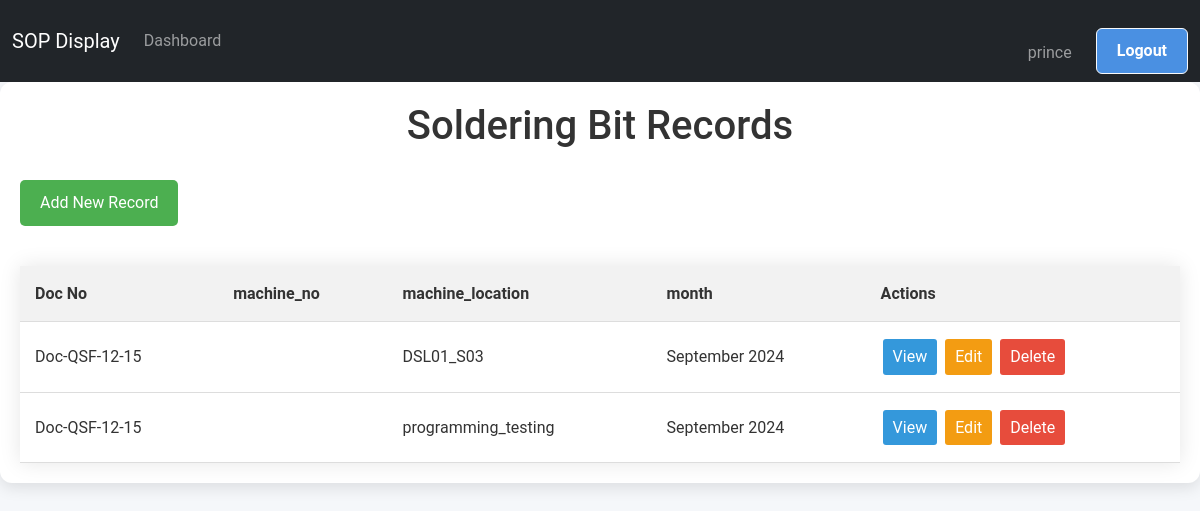
Screenshot of /screen/soldering/list/ (signed in) with the database file from the repository.
### screen_app/models.py (models this page shows, shortened)
class SolderingBitRecord(models.Model):
    PART_CHOICES = (
        ('tsc_01', 'TSC 01'),
        ('tsc_02', 'TSC 02'),
        ('tsc_04', 'TSC 04'),
        ('tsc_05', 'TSC 05'),
        ('tsc_09', 'TSC 09'),
        ('ebe_01', 'EBE 01'),
        ('csl_01', 'CSL 01'),
        ('dtr_03', 'DTR 03'),
        ('dtr_05', 'DTR 05'),
    )
    MACHINE_CHOICES = (
        ('M1', 'Machine 1'),
        ('M2', 'Machine 2'),
        ('M3', 'Machine 3'),
    )
    LOCATION_CHOICES = (
        ('visual_inspection', 'Visual Inspection'),
        ('programming_testing', 'Programming & Testing'),
        ('function_testing', 'Function Testing'),
        ('adhesive_application', 'Adhesive Application'),
        ('conformal_coating', 'Conformal Coating'),
        ('housing', 'Housing'),
        ('e90fl', 'E90FL'),
        ('dr_beck_epoxy', 'Dr. Beck Epoxy'),
        ('final_testing', 'Final Testing'),
    )
    TICK_CHOICES_Mark = [
        ('✔', 'OK'),
        ('✘', 'Not OK'),
        ('', 'Not Checked'),
    ]
    TICK_CHOICES = [
        ('20d', '20D'),
        ('30d', '30D'),
    ]
    station = models.CharField(max_length=100, default='DSL01_S01')
    doc_number = models.CharField(max_length=50, verbose_name="Doc. No.", default='Doc-QSF-12-15', blank=True)
    part_name = models.CharField(max_length=100, choices=PART_CHOICES)
    machine_no = models.ForeignKey(MachineLocation, on_delete=models.CASCADE, verbose_name="Process/Operation")
    machine_location = models.CharField(max_length=150,choices=STATION_CHOICES)
    month = models.DateField(default=timezone.now, blank=True)
    time = models.TimeField(default=timezone.now, blank=True)
    operator_name = models.ForeignKey(User, on_delete=models.CASCADE, blank=True, null=True)
    soldering_points_per_part = models.IntegerField(default=10)
    bit_size = models.CharField(max_length=50, choices=TICK_CHOICES)
    date = models.DateField(default=timezone.now, blank=True)
    produce_quantity_shift_a = models.IntegerField(verbose_name="Produce Quantity Shift A")
    produce_quantity_shift_b = models.IntegerField(verbose_name="Produce Quantity Shift B")
    total_quantity = models.IntegerField(verbose_name="Total Quantity (Both shifts)", default=500)
    total_soldering_points = models.IntegerField(verbose_name="Total Soldering points/day", default=500)
    bit_life_remaining = models.IntegerField(verbose_name="Bit Life Remaining (Parts in Nos.)", default=500)
    bit_change_date = models.DateField(verbose_name="Bit Change Date")
    prepared_by = models.CharField(max_length=100, choices=TICK_CHOICES_Mark, blank=True)
    approved_by = models.CharField(max_length=100, choices=TICK_CHOICES_Mark, blank=True)
    class Meta:
        verbose_name = "Robotic Soldering Bit Replacement Record"
        verbose_name_plural = "Robotic Soldering Bit Replacement Records"

### screen_app/views.py (the view)
# urls.py: path('soldering/list/', ListSolderingBitRecordView.as_view(), name='list_soldering_bit_records'),
@method_decorator(staff_member_required, name='dispatch')
class ListSolderingBitRecordView(ListView):
    model = SolderingBitRecord
    template_name = 'SolderingBitRecord/list_soldering_bit_records.html'
    context_object_name = 'records'
    ordering = ['-date', '-time']

### screen_app/templates/SolderingBitRecord/list_soldering_bit_records.html (shortened to what this page needs)
{% extends "base.html" %}  {% block content %}
<div class="container">
  <h1>Soldering Bit Records</h1>
  <a href="{% url 'add_soldering_bit_record' %}" class="add-new-btn"
    >Add New Record</a
  >
  {% if records %}
  <table>
    <thead>
      <tr>
        <th>Doc No</th>
        <th>machine_no</th>
        <th>machine_location</th>
        <th>month</th>
        <th>Actions</th>
      </tr>
    </thead>
    <tbody>
      {% for record in records %}
      <tr>
        <td>{{record.doc_number}}</td>
        <td>{{record.get_machine_no_display}}</td>
        <td>{{record.get_machine_location_display}}</td>
        <td>{{record.month|date:"F Y"}}</td>
        <td>
          <a
            href="{% url 'soldering_bit_record_detail' record.pk %}"
            class="action-btn view-btn"
            >View</a
          >
          <a
            href="{% url 'update_soldering_bit_record' record.pk %}"
            class="action-btn edit-btn"
            >Edit</a
          >
          <a
            href="{% url 'delete_soldering_bit_record' record.pk %}"
            class="action-btn delete-btn"
            >Delete</a
          >
        </td>
      </tr>
      {% endfor %}
    </tbody>
  </table>
  {% else %}
  <p class="no-records">No rejection sheets found.</p>
  {% endif %}
</div>
{% endblock content %}

### templates/base.html (shortened to what this page needs)
{% load static %}
<!DOCTYPE html>
<html lang="en">
  <head>
    <link rel="stylesheet" href="{% static 'css/bootstrap.css' %}" />
  </head>
  <body>
    <nav class="navbar navbar-expand-lg navbar-dark bg-dark" id="mainNavbar">
      <div class="container-fluid">
        <a class="navbar-brand" href="/">SOP Display</a>
        <div class="collapse navbar-collapse" id="navbarContent">
          <ul class="navbar-nav me-auto mb-2 mb-lg-0">
            {% if user.is_authenticated %}
            <li class="nav-item">
              <a
                class="nav-link {% if request.resolver_match.url_name == 'dashboard' %}active{% endif %}"
                href="{% url 'dashboard' %}"
                >Dashboard</a
              >
            </li>
             {% endif %}
          </ul>
          <ul class="navbar-nav ">
            {% if user.is_authenticated %}
            <li class="nav-item mt-4">
              <span class=" nav-link  me-3">{{ user.username }}</span>
            </li>
            <li class="nav-item">
              <form method="post" action="{% url 'logout' %}">
                <button class="btn btn-outline-light" type="submit">
                  Logout
                </button>
              </form>
            </li>
            {% endif %}
          </ul>
        </div>
      </div>
    </nav>
    {% block content %} {% endblock content %}
  </body>
</html>

### templates/base.html (style rules this page uses)
html, body { height: 100%; margin: 0; padding: 0; overflow-x: hidden; }
body { padding-top: 0px; }
.navbar { transition: transform 0.3s ease; }
body { scrollbar-width: none; -ms-overflow-style: none; }
:root { --primary-color: #4a90e2; --secondary-color: #f5f7fa; --text-color: #333; --border-color: #e0e0e0; }
body { font-family: "Roboto", Arial, sans-serif; background-color: var(--secondary-color); color: var(--text-color); line-height: 1.6; margin: 0; padding: 0; }
.container { max-width: 1200px; margin: 40px auto; padding: 30px; background-color: #ffffff; border-radius: 12px; box-shadow: 0 5px 15px rgba(0, 0, 0, 0.1); }
h1 { color: var(--primary-color); font-size: 2.5em; text-align: center; margin-bottom: 30px; }
.btn { display: inline-block; background-color: var(--primary-color); color: white; padding: 10px 20px; text-decoration: none; border-radius: 6px; font-weight: bold; transition: background-color 0.3s ease; }
form { margin-top: 20px; }
form button { background-color: var(--primary-color); color: white; border: none; padding: 12px 24px; font-size: 18px; border-radius: 6px; cursor: pointer; transition: background-color 0.3s ease; }

### screen_app/templates/SolderingBitRecord/list_soldering_bit_records.html (style rules this page uses)
.container { max-width: 1200px; margin: 0 auto; padding: 20px; }
h1 { color: #333; text-align: center; margin-bottom: 30px; }
.add-new-btn { display: inline-block; background-color: #4caf50; color: white; padding: 10px 20px; text-decoration: none; border-radius: 5px; margin-bottom: 20px; transition: background-color 0.3s; }
table { width: 100%; border-collapse: collapse; margin-top: 20px; box-shadow: 0 0 20px rgba(0, 0, 0, 0.1); }
th, td { padding: 15px; text-align: left; border-bottom: 1px solid #ddd; }
th { background-color: #f2f2f2; font-weight: bold; color: #333; }
.action-btn { display: inline-block; padding: 5px 10px; margin: 2px; text-decoration: none; color: white; border-radius: 3px; transition: background-color 0.3s; }
.view-btn { background-color: #3498db; }
.edit-btn { background-color: #f39c12; }
.delete-btn { background-color: #e74c3c; }

### rows the page displays
SolderingBitRecord: doc_number "Doc-QSF-12-15", machine_location "DSL01_S03", month "September 2024"
SolderingBitRecord: doc_number "Doc-QSF-12-15", machine_location "programming_testing", month "September 2024"

### other values shown
{{ user.username }} "prince"
